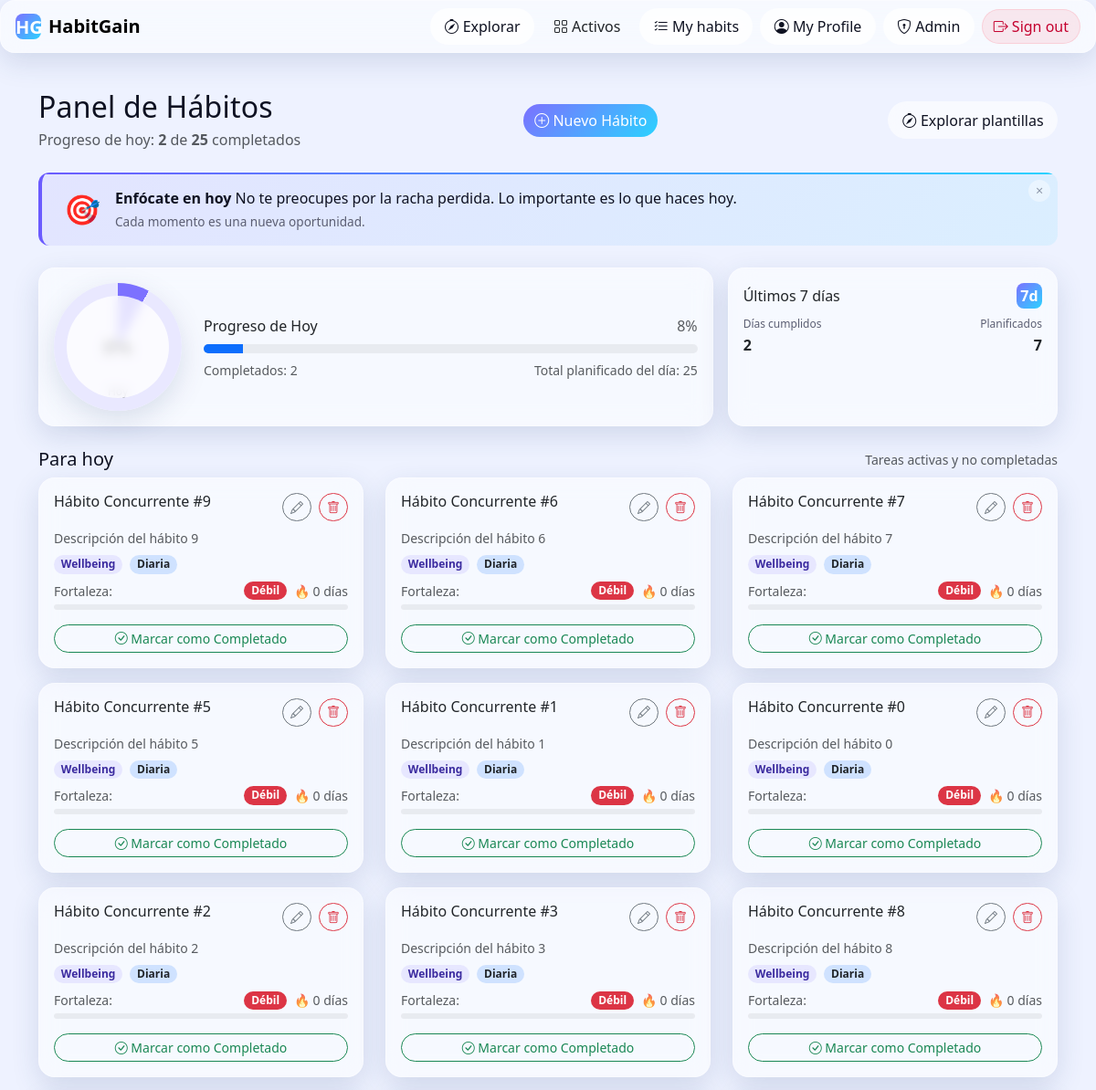
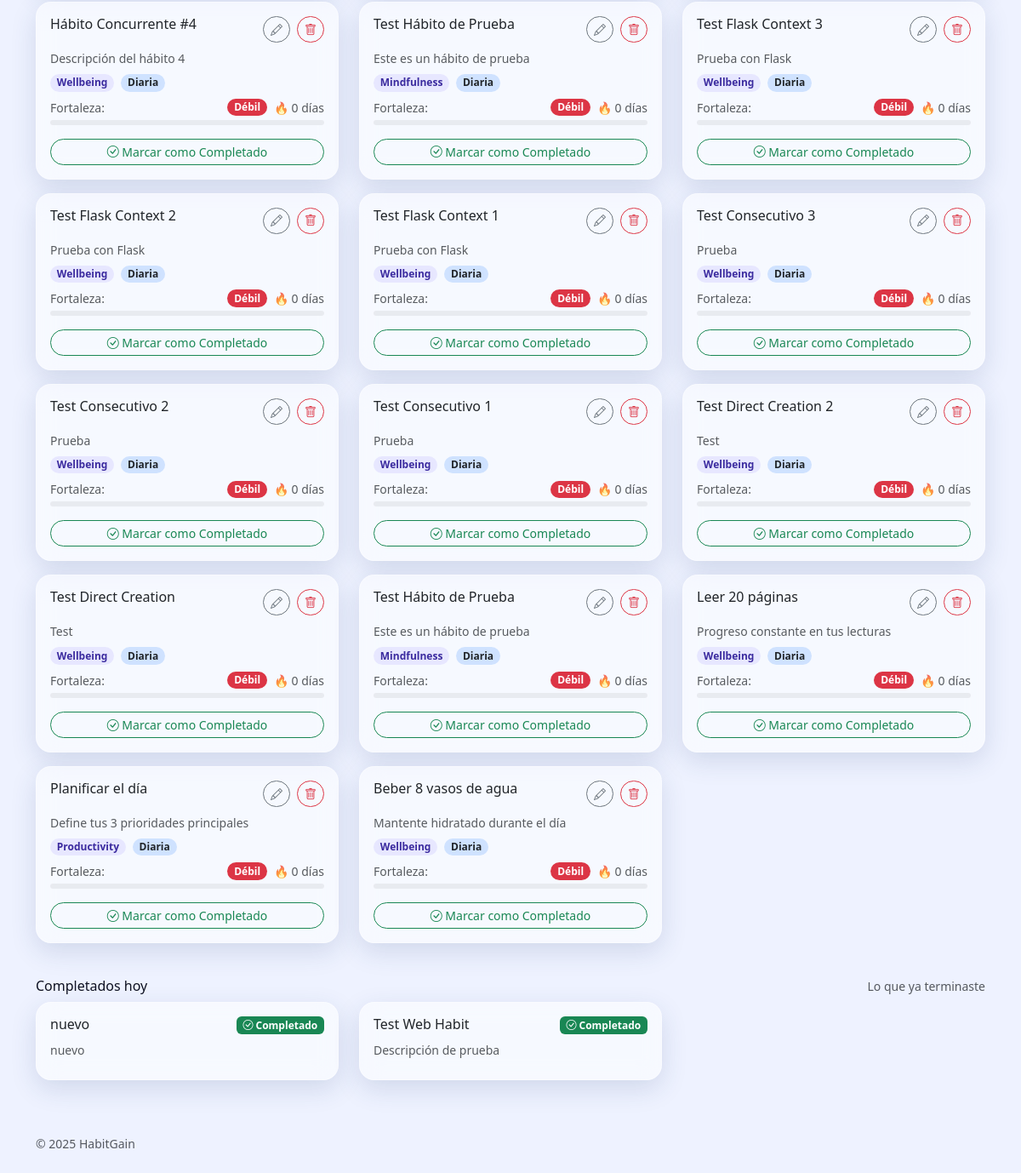
The app's page /progress/panel (signed in) with its own data (2 pictures, top to bottom).
### tables this page shows
CREATE TABLE habits (
                id INTEGER PRIMARY KEY AUTOINCREMENT,
                name TEXT NOT NULL,
                frequency TEXT NOT NULL,
                short_desc TEXT NOT NULL,
                long_desc  TEXT NOT NULL,
                why_works  TEXT NOT NULL,
                category_id INTEGER NOT NULL,
                icon TEXT NOT NULL,
                created_at TIMESTAMP DEFAULT CURRENT_TIMESTAMP, owner_email TEXT, active INTEGER NOT NULL DEFAULT 1, habit_base_id INTEGER, frequency_detail TEXT,
                FOREIGN KEY (category_id) REFERENCES categories(id)
            );

CREATE TABLE categories (
                id INTEGER PRIMARY KEY AUTOINCREMENT,
                name TEXT NOT NULL UNIQUE,
                icon TEXT NOT NULL,
                created_at TIMESTAMP DEFAULT CURRENT_TIMESTAMP
            );

### habitgain/progress/__init__.py (the view)
@progress_bp.route("/panel")
def panel():
    user = (session.get("user") or {}).get("email")
    if not user:
        return redirect(url_for("auth.login"))
    habits = Habit.list_active_by_owner(user)
    id_to_name = {h["id"]: h.get("name") for h in habits}
    for h in habits:
        base_id = h.get("habit_base_id")
        if base_id:
            base_name = id_to_name.get(base_id)
            if not base_name:
                base = Habit.get_by_id(int(base_id))
                base_name = base.get("name") if base else None
            h["base_name"] = base_name
    cats = {c["id"]: c["name"] for c in Category.all()}
    for h in habits:
        cid = h.get("category_id")
        if cid:
            h["category_name"] = cats.get(cid)
    for h in habits:
        strength_data = Completion.calculate_strength(h["id"], user)
        h["strength"] = strength_data["strength"]
        h["strength_level"] = strength_data["level"]
        h["strength_color"] = strength_data["color"]
        h["streak"] = strength_data["streak"]
    completed_today_ids = set(Completion.completed_today_ids(user))
    completed = len(completed_today_ids)
    total_active_today = len(habits)
    today = end_date = _dt.date.today()
    planned_total_max = DailyProgress.ensure_and_get_planned_max(user, today.isoformat(), total_active_today)
    denom = max(1, planned_total_max)
    percent = int(round((completed / denom) * 100))
    if percent < 0:
        percent = 0
    if percent > 100:
        percent = 100
    start_date = end_date - _dt.timedelta(days=6)
    days_completed = Completion.count_days_with_completion(user, start_date.isoformat(), end_date.isoformat())
    days_planned = 7  # objetivo simple: cumplir algo cada día en la última semana
    bases = [h for h in habits if not h.get("habit_base_id")]
    children_map = {}
    for h in habits:
        b = h.get("habit_base_id")
        if b:
            children_map.setdefault(int(b), []).append(h)
    next_due_ids = {h["id"] for h in habits if h.get("habit_base_id") in completed_today_ids and h["id"] not in completed_today_ids}
    bases_pending = [b for b in bases if b["id"] not in completed_today_ids]
    bases_completed = [b for b in bases if b["id"] in completed_today_ids]
    children_pending_map = {}
    children_completed_map = {}
    for base in bases:
        for child in children_map.get(base["id"], []):
            target = children_completed_map if child["id"] in completed_today_ids else children_pending_map
            target.setdefault(base["id"], []).append(child)
    csrf_token = secrets.token_urlsafe(32)
    session["csrf_token_progress"] = csrf_token
    session.modified = True
    motivation_stats = calculate_user_motivation_stats(
        user_email=user,
        habits=habits,
        completed_today_ids=completed_today_ids,
        days_completed=days_completed
    )
    motivation_message = MotivationalMessages.get_message_for_user(motivation_stats)
    needs_onboarding = OnboardingStatus.needs_onboarding(user)
    return render_template(
        "progress/panel.html",
        habits=habits,
        bases=bases,
        children_map=children_map,
        bases_pending=bases_pending,
        bases_completed=bases_completed,
        children_pending_map=children_pending_map,
        children_completed_map=children_completed_map,
        completed=completed,
        total=total_active_today,
        completed_today_ids=completed_today_ids,
        days_completed=days_completed,
        days_planned=days_planned,
        percent=percent,
        planned_total_max=planned_total_max,
        next_due_ids=next_due_ids,
        csrf_token=csrf_token,
        motivation_message=motivation_message,
        needs_onboarding=needs_onboarding,
    )

### habitgain/progress/templates/progress/panel.html (shortened to what this page needs)
{% extends "base.html" %}
{% block content %}
<body data-needs-onboarding="{{ 'true' if needs_onboarding else 'false' }}"></body>
<div class="d-flex justify-content-between align-items-center mb-4">
  <div>
    <h2 class="mb-1">Panel de Hábitos</h2>
    <p class="text-muted mb-0" data-onboarding="habits-list">Progreso de hoy: <strong>{{ completed }}</strong> de <strong>{{ total }}</strong>
      completados</p>
  </div>
  <a class="btn btn-primary rounded-pill" href="{{ url_for('habits.create') }}" data-onboarding="create-habit">
    <i class="bi bi-plus-circle"></i> Nuevo Hábito
  </a>
  <a class="btn btn-ghost ms-2" href="{{ url_for('explore.home') }}">
    <i class="bi bi-compass"></i> Explorar plantillas
  </a>
</div>
{% if motivation_message %}
<div class="motivation-banner" id="motivationBanner">
  <button class="motivation-close" onclick="dismissMotivationBanner()" title="Cerrar">×</button>
  <div class="d-flex align-items-center">
    <span class="motivation-icon">{{ motivation_message.icon }}</span>
    <div class="flex-grow-1">
      <div class="motivation-text">
        <strong>{{ motivation_message.title }}</strong> {{ motivation_message.text }}
      </div>
      <div class="motivation-subtext">{{ motivation_message.subtext }}</div>
    </div>
  </div>
</div>
{% endif %}
{% set percent = percent if percent is defined else (((completed / (total if total>0 else 1)) * 100) | round | int) %}
<div class="row g-3 mb-4 align-items-stretch">
  <div class="col-md-8">
    <div class="card glass h-100">
      <div class="card-body">
        <div class="d-flex flex-wrap gap-4 align-items-center">
          <div class="progress-ring" style="--p: {{ percent }};">
            <div class="progress-value">{{ percent }}%</div>
            <div class="progress-caption">Hoy</div>
          </div>
          <div class="flex-grow-1">
            <div class="d-flex justify-content-between align-items-center mb-2">
              <span class="fw-medium">Progreso de Hoy</span>
              <span class="text-muted">{{ percent }}%</span>
            </div>
            <div class="progress progress-animated" style="height: 10px;">
              <div class="progress-bar" role="progressbar" style="width: {{ percent }}%"></div>
            </div>
            <div class="d-flex justify-content-between mt-2 small text-muted">
              <span>Completados: {{ completed }}</span>
              <span>Total planificado del día: {{ planned_total_max if planned_total_max is defined else total }}</span>
            </div>
          </div>
        </div>
      </div>
    </div>
  </div>
  <div class="col-md-4">
    <div class="card glass h-100 weekly-card" data-onboarding="progress-stats">
      <div class="card-body">
        <div class="d-flex justify-content-between align-items-center mb-2">
          <span class="fw-medium">Últimos 7 días</span>
          <span class="brand-badge">7d</span>
        </div>
        <div class="d-flex justify-content-between">
          <div class="metric">
            <div class="label">Días cumplidos</div>
            <div class="value">{{ days_completed }}</div>
          </div>
          <div class="metric text-end">
            <div class="label">Planificados</div>
            <div class="value">{{ days_planned }}</div>
          </div>
        </div>
      </div>
    </div>
  </div>
  </div>
{% if habits %}
<div class="d-flex justify-content-between align-items-center mb-2">
  <h5 class="mb-0">Para hoy</h5>
  <span class="text-muted small">Tareas activas y no completadas</span>
</div>
<div class="row">
  {% for base in bases_pending %}
  <div class="col-md-6 col-lg-4 mb-3">
    <div class="card glass h-100 shadow-hover">
      <div class="card-body d-flex flex-column">
        <div class="d-flex justify-content-between align-items-start mb-2">
          <h6 class="card-title mb-0 fw-medium">{{ base.name or base.nombre }}</h6>
          <div class="d-flex align-items-center gap-2">
            <a href="{{ url_for('habits.edit', habit_id=base.id) }}" class="btn btn-outline-secondary btn-sm rounded-pill" title="Editar">
              <i class="bi bi-pencil"></i>
            </a>
            <a href="{{ url_for('habits.delete', habit_id=base.id) }}" class="btn btn-outline-danger btn-sm rounded-pill"
              title="Eliminar">
              <i class="bi bi-trash"></i>
            </a>
          </div>
        </div>
        {% if base.short_desc or base.descripcion %}
        <p class="card-text text-muted small mb-2">{{ base.short_desc or base.descripcion }}</p>
        {% endif %}
        <div class="mb-2 d-flex flex-wrap gap-2 align-items-center">
          {% if base.category_name %}
          <span class="badge rounded-pill small" style="background:#e7e7ff;color:#3b2b9f;">{{ base.category_name }}</span>
          {% elif base.category_id %}
          <span class="badge bg-light text-dark rounded-pill small">Categoría #{{ base.category_id }}</span>
          {% endif %}
          {% if base.frequency %}
          <span class="badge bg-primary-subtle text-dark rounded-pill small">{{ 'Diaria' if base.frequency=='daily' else ('Semanal' if base.frequency=='weekly' else ('Mensual' if base.frequency=='monthly' else base.frequency)) }}</span>
          {% endif %}
        </div>
        <div class="mb-3" data-habit-id="{{ base.id }}">
          <div class="d-flex justify-content-between align-items-center mb-1">
            <small class="text-muted">Fortaleza:</small>
            <div class="d-flex align-items-center gap-2">
              <span class="badge bg-{{ base.strength_color }} rounded-pill small strength-badge">{{ base.strength_level }}</span>
              {% if base.streak >= 2 %}
              <span class="streak-indicator">
                <span class="streak-fire">🔥</span>
                <span class="streak-count">{{ base.streak }}</span>
              </span>
              {% else %}
              <small class="text-muted strength-streak">🔥 {{ base.streak }} días</small>
              {% endif %}
            </div>
          </div>
          <div class="progress" style="height: 6px;">
          </div>
        </div>
        <div class="mt-auto">
          {% if base.id not in completed_today_ids %}
          <div class="d-grid">
            <button class="btn btn-outline-success btn-sm rounded-pill" onclick="markCompleted('{{ base.id }}')" data-onboarding="complete-button">
              <i class="bi bi-check-circle"></i> Marcar como Completado
            </button>
          </div>
          {% endif %}
        </div>
      </div>
    </div>
  </div>
  {% set children = children_pending_map.get(base.id, []) %}
  {% endfor %}
</div>
<div class="d-flex justify-content-between align-items-center mt-4 mb-2">
  <h6 class="mb-0">Completados hoy</h6>
  <span class="text-muted small">Lo que ya terminaste</span>
</div>
<div class="row">
  {% for base in bases_completed %}
  <div class="col-md-6 col-lg-4 mb-3">
    <div class="card glass h-100">
      <div class="card-body">
        <div class="d-flex justify-content-between align-items-start mb-2">
          <h6 class="card-title mb-0 fw-medium">{{ base.name }}</h6>
          <span class="badge bg-success"><i class="bi bi-check-circle"></i> Completado</span>
        </div>
        {% if base.short_desc %}
        <p class="text-muted small mb-2">{{ base.short_desc }}</p>
        {% endif %}
      </div>
    </div>
  </div>
  {% set children_c = children_completed_map.get(base.id, []) %}
  {% endfor %}
</div>
{% endif %}
<div id="toasts" class="toast-container position-fixed bottom-0 end-0 p-3" style="z-index: 1100;"></div>
{% endblock %}

### records on screen
habits: name "Hábito Concurrente #9", short_desc "Descripción del hábito 9", frequency "Diaria"
categories: category_name "Wellbeing" "Wellbeing" "Wellbeing" "Wellbeing" "Wellbeing" "Wellbeing" "Wellbeing" "Wellbeing" "Wellbeing" "Wellbeing" "Wellbeing" "Wellbeing" "Wellbeing" "Wellbeing" "Wellbeing" "Wellbeing" "Wellbeing" "Wellbeing" "Wellbeing" "Wellbeing"
habits: name "Hábito Concurrente #6", short_desc "Descripción del hábito 6", frequency "Diaria"
habits: name "Hábito Concurrente #7", short_desc "Descripción del hábito 7", frequency "Diaria"
habits: name "Hábito Concurrente #5", short_desc "Descripción del hábito 5", frequency "Diaria"
habits: name "Hábito Concurrente #1", short_desc "Descripción del hábito 1", frequency "Diaria"
habits: name "Hábito Concurrente #0", short_desc "Descripción del hábito 0", frequency "Diaria"
habits: name "Hábito Concurrente #2", short_desc "Descripción del hábito 2", frequency "Diaria"
habits: name "Hábito Concurrente #3", short_desc "Descripción del hábito 3", frequency "Diaria"
habits: name "Hábito Concurrente #8", short_desc "Descripción del hábito 8", frequency "Diaria"
habits: name "Hábito Concurrente #4", short_desc "Descripción del hábito 4", frequency "Diaria"
habits: name "Test Hábito de Prueba", short_desc "Este es un hábito de prueba", frequency "Diaria"
categories: category_name "Mindfulness" "Mindfulness"
habits: name "Test Flask Context 3", short_desc "Prueba con Flask", frequency "Diaria"
habits: name "Test Flask Context 2", short_desc "Prueba con Flask", frequency "Diaria"
habits: name "Test Flask Context 1", short_desc "Prueba con Flask", frequency "Diaria"
habits: name "Test Consecutivo 3", short_desc "Prueba", frequency "Diaria"
habits: name "Test Consecutivo 2", short_desc "Prueba", frequency "Diaria"
habits: name "Test Consecutivo 1", short_desc "Prueba", frequency "Diaria"
habits: name "Test Direct Creation 2", short_desc "Test", frequency "Diaria"
habits: name "Test Direct Creation", short_desc "Test", frequency "Diaria"
habits: name "Test Hábito de Prueba", short_desc "Este es un hábito de prueba", frequency "Diaria"
habits: name "Leer 20 páginas", short_desc "Progreso constante en tus lecturas", frequency "Diaria"
habits: name "Planificar el día", short_desc "Define tus 3 prioridades principales", frequency "Diaria"
categories: category_name "Productivity"
habits: name "Beber 8 vasos de agua", short_desc "Mantente hidratado durante el día", frequency "Diaria"
habits: name "nuevo", short_desc "nuevo"
habits: name "Test Web Habit", short_desc "Descripción de prueba"

### other values on screen
{{ completed }} "2"
{{ total }} "25"
{{ motivation_message.icon }} "🎯"
{{ motivation_message.title }} "Enfócate en hoy"
{{ motivation_message.text }} "No te preocupes por la racha perdida. Lo importante es lo que haces hoy."
{{ motivation_message.subtext }} "Cada momento es una nueva oportunidad."
{{ percent }} "8"
{{ planned_total_max if planned_total_max is defined else total }} "25"
{{ days_completed }} "2"
{{ days_planned }} "7"
{{ base.strength_level }} "Débil" "Débil" "Débil" "Débil" "Débil" "Débil" "Débil" "Débil" "Débil" "Débil" "Débil" "Débil" "Débil" "Débil" "Débil" "Débil" "Débil" "Débil" "Débil" "Débil" "Débil" "Débil" "Débil"
{{ base.streak }} "0" "0" "0" "0" "0" "0" "0" "0" "0" "0" "0" "0" "0" "0" "0" "0" "0" "0" "0" "0" "0" "0" "0"
{{ 2025 }} "2025"
